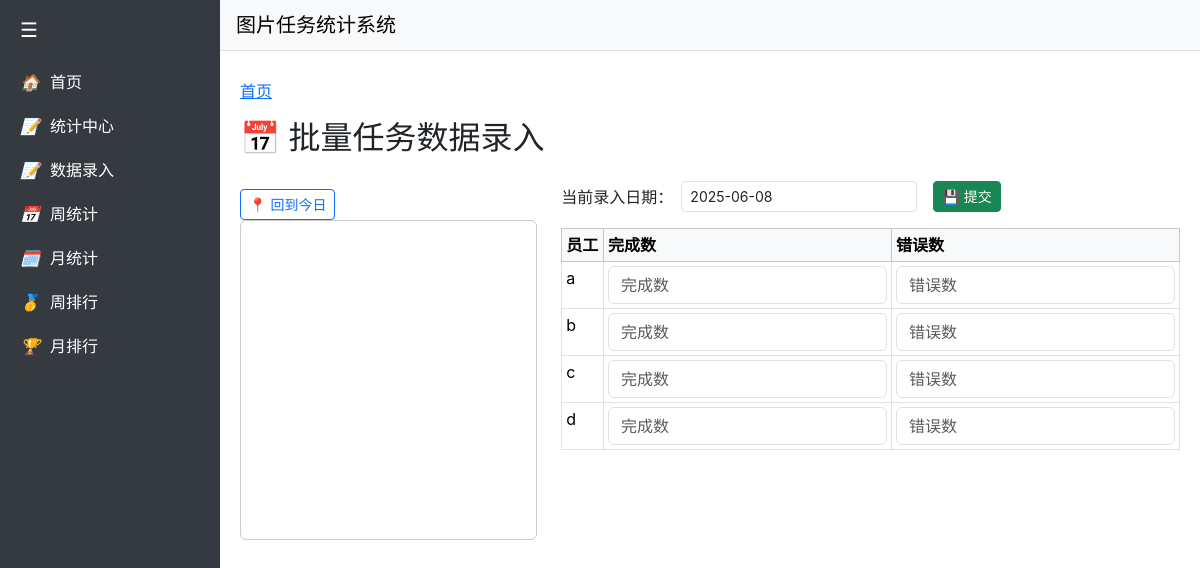
Page /input/ on the earlier database version.
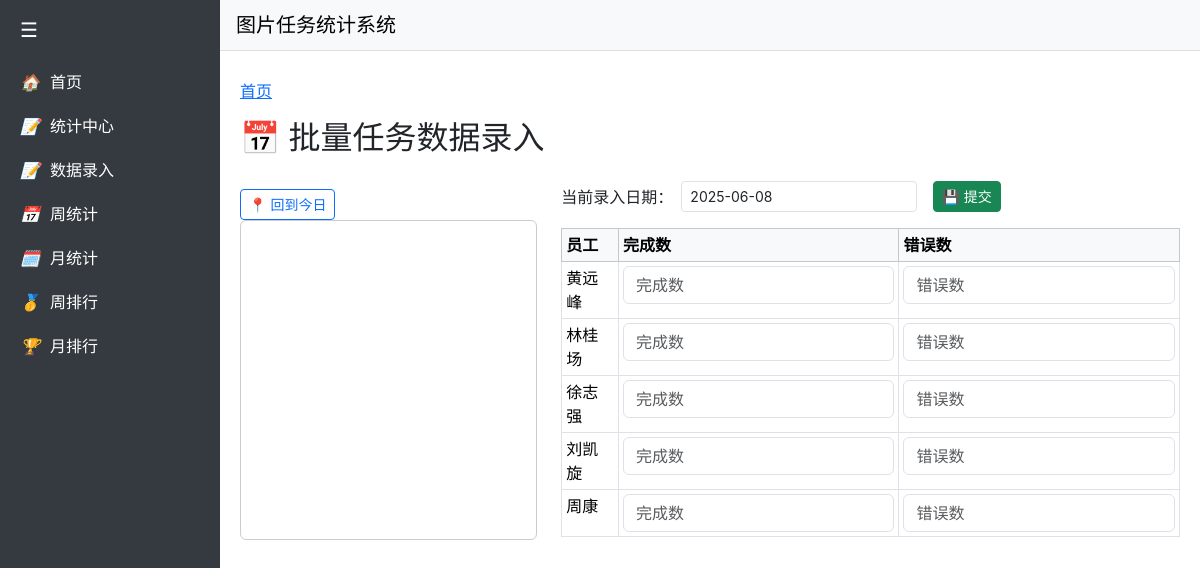
Same page on the later database version.
### TaskHelper/models.py (models this page shows, shortened)
class Employee(models.Model):
    name = models.CharField("员工", max_length=50)
    avatar = models.ImageField("头像", upload_to='avatars/', blank=True, null=True)
    class Meta:
        verbose_name = _("员工")              # 单数显示名
        verbose_name_plural = _("员工")       # 复数显示名

### TaskHelper/views.py (the view, shortened to what this page needs)
# urls.py: path('input/', views.input_task, name='input_task'),
def input_task(request):
    employees = Employee.objects.all().order_by('id')
    today = now().date()
    selected_date = today
    task_dates = TaskRecord.objects.values_list('date', flat=True).distinct()
    highlighted_dates = list(sorted(set(str(d) for d in task_dates)))
    return render(request, 'TaskHelper/input_task.html', {
        'employees': employees,
        'selected_date': selected_date.strftime('%Y-%m-%d'),
        'highlighted_dates': json.dumps(highlighted_dates),
    })

### TaskHelper/templates/TaskHelper/input_task.html (shortened to what this page needs)
{% extends 'TaskHelper/base.html' %}
{% load static %}
{% block content %}
<h2 class="mb-4">📅 批量任务数据录入</h2>
<div class="row">
  <div class="col-lg-4 mb-4">
      <div class="mt-2">
      <button type="button" class="btn btn-outline-primary btn-sm" onclick="goToToday()">📍 回到今日</button>
    </div>
    <div id="calendar-wrapper">
      <div id="calendar"></div>
    </div>
  </div>
  <div class="col-lg-8">
    <form method="post">
      <div class="d-flex align-items-center mb-3">
        <label class="form-label me-2 mb-0">当前录入日期：</label>
        <input type="text" name="record_date" id="record-date" class="form-control form-control-sm w-auto" value="{{ selected_date }}">
        <button type="submit" class="btn btn-success btn-sm ms-3">💾 提交</button>
      </div>
      <table class="table table-bordered table-sm">
        <thead class="table-light">
          <tr>
            <th>员工</th>
            <th>完成数</th>
            <th>错误数</th>
          </tr>
        </thead>
        <tbody>
          {% for emp in employees %}
          <tr>
            <td>{{ emp.name }}</td>
            <td><input type="number" name="completed_{{ emp.id }}" class="form-control" min="0" placeholder="完成数"></td>
            <td><input type="number" name="errors_{{ emp.id }}" class="form-control" min="0" placeholder="错误数"></td>
          </tr>
          {% endfor %}
        </tbody>
      </table>
    </form>
  </div>
</div>
{% endblock %}
{% block extrahead %}
<link rel="stylesheet" href="https://cdn.jsdelivr.net/npm/flatpickr/dist/flatpickr.min.css">
{% endblock %}

Differences in the rows shown:
removed Employee: name "a"
removed Employee: name "b"
removed Employee: name "c"
removed Employee: name "d"
added Employee: name "黄远峰"
added Employee: name "林桂场"
added Employee: name "徐志强"
added Employee: name "刘凯旋"
added Employee: name "周康"
